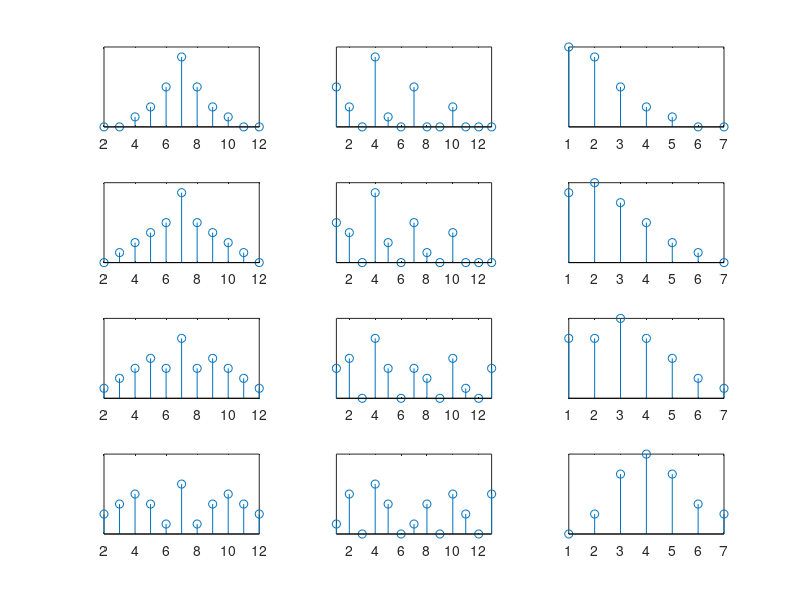

Source code (MATLAB):
x = linspace(1,13,13);

% Inizializzazione valori grafico 1
for i = 1 : 13
   y1(i) = 0;
end
y1(4) = 1; y1(5) = 2; y1(6) = 4; y1(7) = 7; y1(8) = 4; y1(9) = 2; y1(10) = 1;

% Inizializzazione valori grafico 2
for i = 1 : 13;
   y2(i) = 0;
end
y2(1) = 4; y2(2) = 2; y2(4) = 7; y2(5) = 1; y2(7) = 4; y2(10) = 2;

% Inizializzazione valori grafico 3
for i = 1 : 13;
   y3(i) = 0;
end
y3(1) = 8; y3(2) = 7; y3(3) = 4; y3(4) = 2; y3(5) = 1; 

% Inizializzazione valori grafico 4
for i = 1 : 13;
   y4(i) = 0;
end
y4(3) = 1; y4(4) = 2; y4(5) = 3; y4(6) = 4; y4(7) = 7; y4(8) = 4; y4(9) = 3; y4(10) = 2; y4(11) = 1;

% Inizializzazione valori grafico 5
for i = 1 : 13;
   y5(i) = 0;
end
y5(1) = 4; y5(2) = 3; y5(4) = 7; y5(5) = 2; y5(7) = 4; y5(8) = 1; y5(10) = 3; y(12) = 2;

% Inizializzazione valori grafico 6
for i = 1 : 13;
   y6(i) = 0;
end
y6(1) = 7; y6(2) = 8; y6(3) = 6; y6(4) = 4; y6(5) = 2; y6(6) = 1;

% Inizializzazione valori grafico 7
for i = 1 : 13;
   y7(i) = 0;
end
y7(2) = 1; y7(3) = 2; y7(4) = 3; y7(5) = 4; y7(6) = 3; y7(7) = 6; y7(8) = 3; y7(9) = 4; y7(10) = 3; y7(11) = 2; y7(12) = 1;

% Inizializzazione valori grafico 8
for i = 1 : 13;
   y8(i) = 0;
end
y8(1) = 3; y8(2) = 4; y8(4) = 6; y8(5) = 3; y8(7) = 3; y8(8) = 2; y8(10) = 4; y8(11) = 1; y8(13) = 3;

% Inizializzazione valori grafico 9
for i = 1 : 13;
   y9(i) = 0;
end
y9(1) = 6; y9(2) = 6; y9(3) = 8; y9(4) = 6; y9(5) = 4; y9(6) = 2; y9(7) = 1;

% Inizializzazione valori grafico 10
for i = 1 : 13;
   y10(i) = 0;
end
y10(2) = 2; y10(3) = 3; y10(4) = 4; y10(5) = 3; y10(6) = 1; y10(7) = 5; y10(8) = 1; y10(9) = 3; y10(10) = 4; y10(11) = 3; y10(12) = 2;

% Inizializzazione valori grafico 11
for i = 1 : 13;
   y11(i) = 0;
end
y11(1) = 1; y11(2) = 4; y11(4) = 5; y11(5) = 3; y11(7) = 1; y11(8) = 3; y11(10) = 4; y11(11) = 2; y11(13) = 4; 

% Inizializzazione valori grafico 12
for i = 1 : 13;
   y12(i) = 0;
end
y12(5) = 4; y12(2) = 2; y12(3) = 6; y12(4) = 8; y12(5) = 6; y12(6) = 3; y12(7) = 2;


subplot(4,3,1);
stem(x,y1);
axis([2 12 0 8]);
set(gca,'YTick',[]);

subplot(4,3,2);
stem(x,y2);
axis([1 13 0 8]);
set(gca,'YTick',[]);

subplot(4,3,3);
stem(x,y3);
axis([1 7 0 8]);
set(gca,'YTick',[]);

subplot(4,3,4);
stem(x,y4);
axis([2 12 0 8]);
set(gca,'YTick',[]);

subplot(4,3,5);
stem(x,y5);
axis([1 13 0 8]);
set(gca,'YTick',[]);

subplot(4,3,6);
stem(x,y6);
axis([1 7 0 8]);
set(gca,'YTick',[]);

subplot(4,3,7);
stem(x,y7);
axis([2 12 0 8]);
set(gca,'YTick',[]);

subplot(4,3,8);
stem(x,y8);
axis([1 13 0 8]);
set(gca,'YTick',[]);

subplot(4,3,9);
stem(x,y9);
axis([1 7 0 8]);
set(gca,'YTick',[]);

subplot(4,3,10);
stem(x,y10);
axis([2 12 0 8]);
set(gca,'YTick',[]);

subplot(4,3,11);
stem(x,y11);
axis([1 13 0 8]);
set(gca,'YTick',[]);

subplot(4,3,12);
stem(x,y12);
axis([1 7 0 8]);
set(gca,'YTick',[]);
